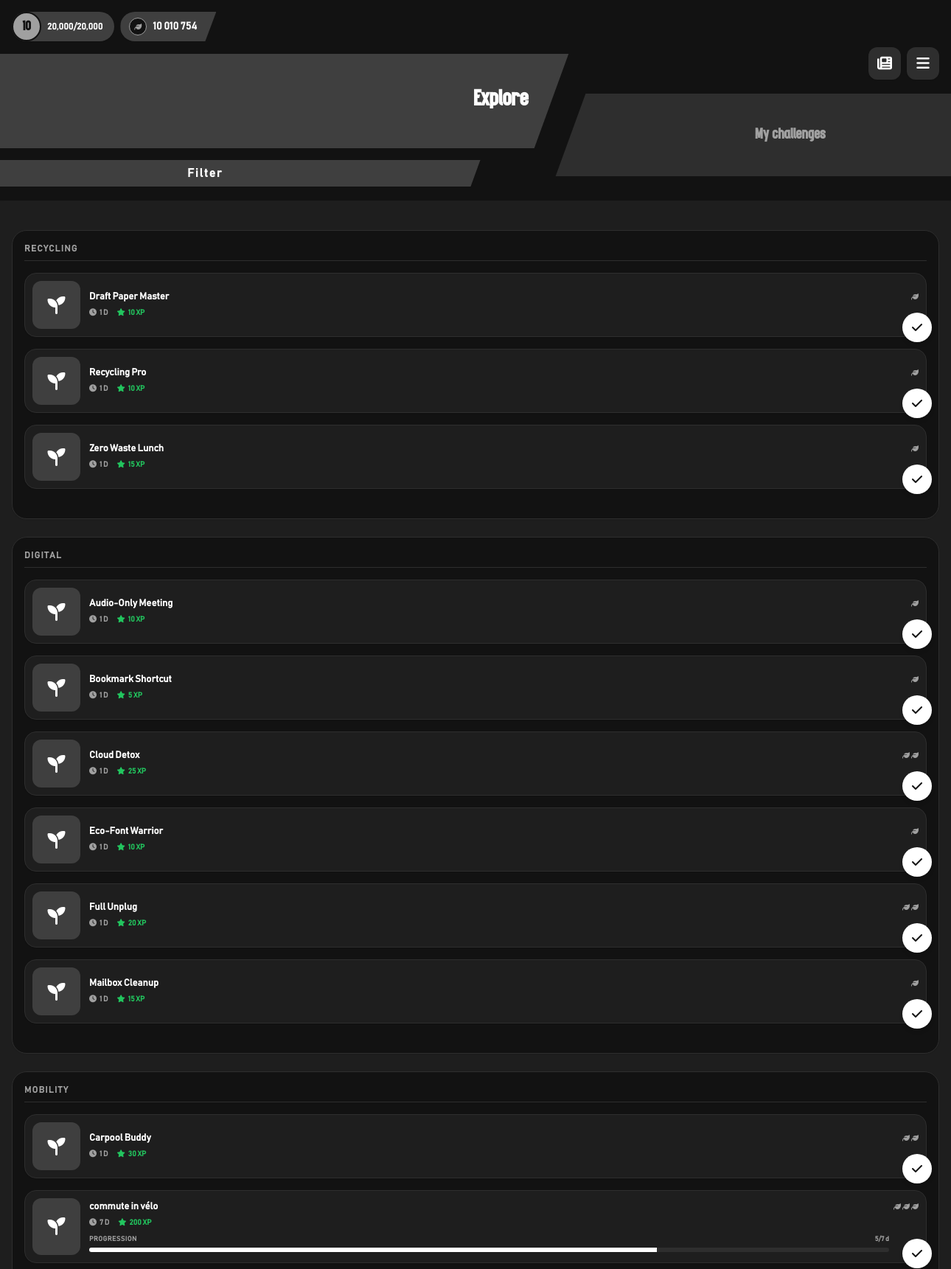
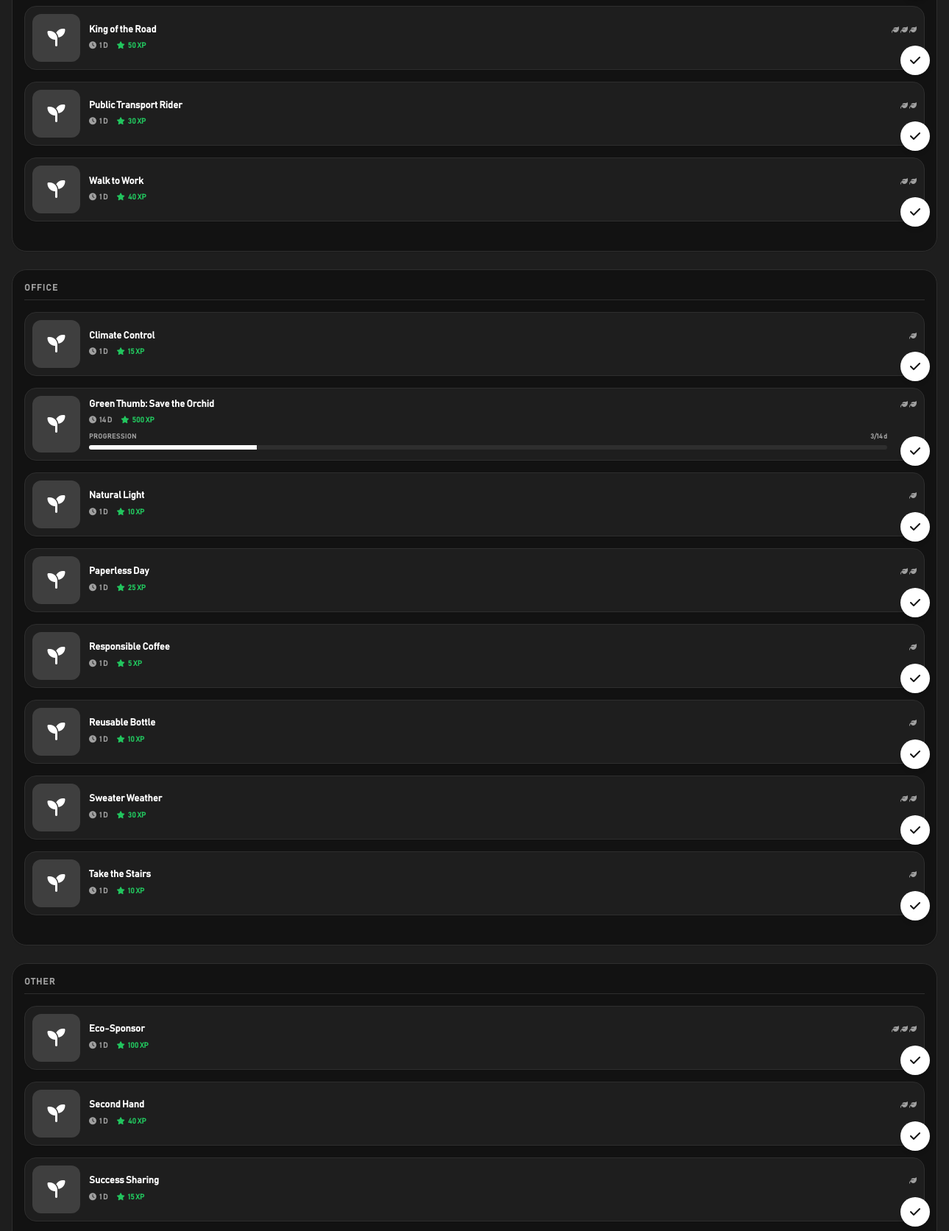
The page /defis.php (signed in, upper part) on the database its author committed (2 pictures, top to bottom).
### tables this page shows
CREATE TABLE `users` (
  `id` int(11) NOT NULL,
  `email` varchar(150) NOT NULL,
  `password_hash` varchar(255) NOT NULL,
  `pseudo` varchar(30) DEFAULT NULL,
  `role` enum('shifter','admin','super_admin') DEFAULT 'shifter',
  `points_wallet` int(11) DEFAULT 0,
  `points_rank` int(11) DEFAULT 0,
  `initial_footprint_kg` decimal(5,2) DEFAULT 32.60,
  `total_carbon_saved` float DEFAULT 0,
  `current_streak` int(11) DEFAULT 0,
  `last_activity` date DEFAULT NULL,
  `est_actif` tinyint(1) DEFAULT 1,
  `language_pref` varchar(5) DEFAULT 'fr',
  `company_id` int(11) DEFAULT NULL,
  `department_id` int(11) DEFAULT NULL
);

CREATE TABLE `challenges` (
  `id` int(11) NOT NULL,
  `titre_fr` varchar(100) NOT NULL,
  `titre_en` varchar(100) NOT NULL,
  `descr_fr` text NOT NULL,
  `descr_en` text NOT NULL,
  `xp_gain` int(11) NOT NULL DEFAULT 10,
  `co2_kg` float NOT NULL DEFAULT 0,
  `difficulty` enum('facile','moyen','difficile') DEFAULT 'facile',
  `domaine` enum('ecologique','social') NOT NULL DEFAULT 'ecologique',
  `categorie` varchar(50) NOT NULL DEFAULT 'Général',
  `duration_days` int(11) DEFAULT 1,
  `max_actions_day` tinyint(4) DEFAULT 1,
  `company_id` int(11) DEFAULT NULL
);

### includes/init.php (called while the page is built, shortened)
<?php
require_once __DIR__ . '/../db_connect.php';
$user_id = $_SESSION['user_id'];
if (file_exists(__DIR__ . '/functions.php')) {
    require_once __DIR__ . '/functions.php';
} elseif (file_exists(__DIR__ . '/../functions.php')) {
    require_once __DIR__ . '/../functions.php';
}
$stmt = $pdo->prepare("SELECT * FROM users WHERE id = ?");
$stmt->execute([$user_id]);
$user = $stmt->fetch();
$lang = $_SESSION['lang'] ?? ($user['language_pref'] ?? 'fr');
$t = require_once __DIR__ . "/../lang/$lang.php";
$levelData = get_level_data($user['points_rank']);
$money  = $user['points_wallet'] ?? 0;
?>

### includes/functions.php (called while the page is built, shortened)
<?php
function get_level_data($xp) {
    $paliers = [
        0    => ['titre' => 'Graine',    'lvl' => 1],
        100  => ['titre' => 'Pousse',    'lvl' => 2],
        300  => ['titre' => 'Arbuste',   'lvl' => 3],
        600  => ['titre' => 'Arbre',     'lvl' => 4],
        1000 => ['titre' => 'Verger',    'lvl' => 5],
        2000 => ['titre' => 'Forêt',     'lvl' => 6],
        5000 => ['titre' => 'Gardien',   'lvl' => 7],
        8000 => ['titre' => 'Sage',      'lvl' => 8],
        12000 => ['titre' => 'Mythique', 'lvl' => 9],
        20000 => ['titre' => 'Légende',  'lvl' => 10],
    ];
    $current_rank = $paliers[0];
    $next_threshold = 100;
    foreach ($paliers as $seuil => $data) {
        if ($xp >= $seuil) {
            $current_rank = $data;
        } else {
            $next_threshold = $seuil;
            break;
        }
    }
    if ($xp >= 20000) {
        $percent = 100;
        $next_threshold = $xp;
    } else {
        $percent = ($xp / $next_threshold) * 100;
    }
    return [
        'niveau_actuel' => $current_rank['lvl'],
        'titre_actuel'  => $current_rank['titre'],
        'xp_actuel'     => $xp,
        'xp_prochain'   => $next_threshold,
        'pourcentage'   => round($percent)
    ];
}
?>

### defis.php (the view, shortened to what this page needs)
<?php
require_once 'includes/init.php';
$sql = "SELECT * FROM challenges ORDER BY categorie DESC, titre_$lang";
$stmt = $pdo->query($sql);
$allChallenges = $stmt->fetchAll();
$stmt_prog = $pdo->prepare("SELECT challenge_id, COUNT(DISTINCT DATE(date_action)) as days_done FROM user_actions WHERE user_id = :uid GROUP BY challenge_id");
$stmt_prog->execute(['uid' => $user_id]);
$userProgress = $stmt_prog->fetchAll(PDO::FETCH_KEY_PAIR);
$groupedChallenges = [];
foreach ($allChallenges as $c) {
    $catName = !empty($c['categorie']) ? $c['categorie'] : 'Général';
    if (!isset($groupedChallenges[$catName])) {
        $groupedChallenges[$catName] = [];
    }
    $groupedChallenges[$catName][] = $c;
}
?>
<!DOCTYPE html>
<html lang="<?= $lang ?>">
<head>
    <link rel="stylesheet" href="css/style.css">
    <script src="https://cdn.tailwindcss.com"></script>
    <link rel="stylesheet" href="https://cdnjs.cloudflare.com/ajax/libs/font-awesome/6.4.0/css/all.min.css">
    <script src="js/tailwind-config.js"></script>
</head>
<body class="bg-brand-card text-brand-dark font-sans overflow-x-hidden pb-24">
    <header class="top-0 w-full bg-brand-primary p-4 pb-0 relative z-40 shadow-sm">
        <div class="flex items-center gap-2 max-[375px]:gap-1 mb-4 z-50 relative">
            <div class="flex items-center bg-brand-secondary rounded-full pr-4 max-[375px]:pr-2 h-10 max-[375px]:h-8 shadow-sm">
                <div class="w-10 h-10 max-[375px]:w-8 max-[375px]:h-8 rounded-full bg-brand-tertiary flex items-center justify-center text-brand-primary font-display font-bold border-2 border-brand-primary text-lg max-[375px]:text-sm">
                    <?= $levelData['niveau_actuel'] ?? 1 ?>
                </div>
                <span class="ml-2 text-xs max-[320px]:text-[10px] font-bold text-brand-dark whitespace-nowrap">
                    <?= number_format($levelData['xp_actuel'] ?? 0) ?>/<?= number_format($levelData['xp_prochain'] ?? 2500) ?>
                </span>
            </div>
            <div class="flex items-center bg-brand-secondary w-[105px] max-[375px]:w-[115px] min-[414px]:w-[130px] h-10 max-[375px]:h-8 px-3 max-[375px]:px-2 shadow-sm rounded-l-3xl shrink-0" style="clip-path: polygon(0 0, 100% 0, calc(100% - 15px) 100%, 0 100%);">
                <div class="flex items-center gap-2 max-[375px]:gap-1">
                    <div class="w-6 h-6 max-[375px]:w-5 max-[375px]:h-5 rounded-full bg-brand-primary flex items-center justify-center border border-brand-tertiary shrink-0">
                        <i class="fa-solid fa-leaf text-brand-tertiary text-[10px] max-[375px]:text-[8px]"></i>
                    </div>
                    <span class="text-sm max-[376px]:text-xs font-bold text-brand-dark truncate">
                        <?= number_format($money ?? 0, 0, '.', ' ') ?>
                    </span>
                </div>
            </div>
            <div class="absolute right-0 top-12 flex gap-2 max-[375px]:gap-1 z-50">
                <button class="w-11 h-11 max-[375px]:w-9 max-[375px]:h-9 bg-brand-border rounded-xl flex items-center justify-center text-brand-dark shadow-sm active:scale-95 transition">
                    <i class="fa-solid fa-newspaper text-xl max-[375px]:text-base"></i>
                </button>
                <button onclick="toggleMenu()" class="w-11 h-11 max-[375px]:w-9 max-[375px]:h-9 bg-brand-border rounded-xl flex items-center justify-center text-brand-dark shadow-sm active:scale-95 transition">
                    <i class="fa-solid fa-bars text-xl max-[375px]:text-base"></i>
                </button>
            </div>
        </div>
        <div class="relative h-[200px] top-[-35px] flex items-center justify-center -mx-4 mt-2 z-10">
            <div id="tab-search" onclick="switchTab('search')"
                 class="absolute left-[-10%] w-[68%] h-32 max-[375px]:h-28 max-[320px]:h-24 bg-brand-secondary skew-tile cursor-pointer flex items-center justify-end pr-8 max-[375px]:pr-4 transition-colors z-20">
                <div class="unskew text-right flex flex-col justify-center">
                    <h2 class="font-display text-3xl max-[375px]:text-2xl font-bold text-brand-dark leading-none mb-1 transition-colors"><?= htmlspecialchars($t['tab_explore'] ?? 'Explorer') ?></h2>
                </div>
            </div>
            <div id="tab-my" onclick="switchTab('my')"
                 class="absolute right-[-5%] top-[45%] w-[45%] h-28 max-[375px]:h-24 max-[320px]:h-20 bg-brand-border skew-tile cursor-pointer flex items-center justify-center pl-4 transition-colors z-10">
                <div class="unskew text-center">
                    <span class="font-display text-xl max-[375px]:text-lg font-bold text-brand-tertiary transition-colors"><?= htmlspecialchars($t['tab_my_challenges'] ?? 'Mes défis') ?></span>
                </div>
            </div>
            <div id="filter-btn" class="absolute left-[-10%] top-[180px] max-[375px]:top-[170px] max-[320px]:top-[134px] w-[60%] h-[36px] bg-brand-secondary skew-tile flex items-center justify-center cursor-pointer hover:bg-brand-secondary transition z-30 shadow-sm" onclick="openFilter()">
                <div class="unskew pl-10 max-[375px]:pl-6 flex items-center justify-center">
                    <span class="text-l text-brand-dark font-bold tracking-widest"><?= htmlspecialchars($t['btn_filter'] ?? 'Filtre') ?></span>
                </div>
            </div>
        </div>
    </header>
    <div class="px-4 space-y-6 mt-10" id="challenges-list">
        <?php foreach ($groupedChallenges as $categoryName => $challengesInCat): ?>
            <div class="category-block bg-brand-primary rounded-[20px] p-4 pb-6 shadow-sm border border-brand-border" data-cat-name="<?= htmlspecialchars($categoryName) ?>">
                <h2 class="text-left text-xs font-bold uppercase tracking-widest text-brand-tertiary mb-4 border-b border-brand-border pb-2">
                    <?= htmlspecialchars($t['cat_' . $categoryName] ?? $categoryName) ?>
                </h2>
                <?php foreach($challengesInCat as $defi): ?>
                    <?php
                        $sql_today = "SELECT COUNT(*) FROM user_actions WHERE user_id = :uid AND challenge_id = :cid AND DATE(date_action) = CURDATE()";
                        $stmt_td = $pdo->prepare($sql_today);
                        $stmt_td->execute(['uid' => $user_id, 'cid' => $defi['id']]);
                        $today_count = $stmt_td->fetchColumn();
                        $disabled = ($today_count >= $defi['max_actions_day']);
                        $diff = strtolower($defi['difficulty'] ?? 'facile');
                        $leafCount = ($diff == 'difficile') ? 3 : (($diff == 'moyen') ? 2 : 1);
                        $duration = (int)($defi['duration_days'] ?? 1);
                        $days_done = $userProgress[$defi['id']] ?? 0;
                        if ($days_done > $duration) $days_done = $duration;
                        $progress_percent = ($duration > 0) ? round(($days_done / $duration) * 100) : 0;
                    ?>
                    <div class="challenge-card bg-brand-card border border-brand-border rounded-2xl p-2.5 flex relative mb-4 shadow-sm items-stretch cursor-pointer hover:border-brand-tertiary transition"
                         data-difficulty="<?= $diff ?>"
                         data-category="<?= htmlspecialchars($categoryName) ?>"
                         data-domain="<?= htmlspecialchars($defi['domaine'] ?? 'ecologique') ?>"
                         onclick="openModal('modal-<?= $defi['id'] ?>')">
                        <div class="w-[65px] min-h-[65px] bg-brand-secondary rounded-xl flex items-center justify-center shrink-0 relative">
                            <i class="fa-solid fa-seedling text-2xl text-brand-dark"></i>
                        </div>
                        <div class="ml-3 flex-1 flex flex-col justify-center py-1">
                            <div class="flex justify-between items-start w-full gap-2">
                                <h3 class="font-bold text-[13px] text-brand-dark leading-tight line-clamp-2 pr-10">
                                    <?= htmlspecialchars($defi['titre_' . $lang] ?? $defi['titre_fr']) ?>
                                </h3>
                                <div class="flex items-center gap-0.5 shrink-0 text-brand-tertiary mt-0.5">
                                        <?php for($i=0; $i<$leafCount; $i++): ?>
                                            <i class="fa-solid fa-leaf text-[10px]"></i>
                                        <?php endfor; ?>
                                </div>
                            </div>
                            <div class="flex items-center gap-3 mt-1.5">
                                <span class="text-[10px] font-bold text-brand-tertiary uppercase"><i class="fa-solid fa-clock mr-1"></i><?= $duration ?> <?= htmlspecialchars($t['days_abbr'] ?? 'j') ?></span>
                                <span class="text-[10px] font-bold text-brand-success uppercase"><i class="fa-solid fa-star mr-1"></i><?= htmlspecialchars($defi['xp_gain']) ?> XP</span>
                            </div>
                            <?php if ($duration > 1): ?>
                            <div class="mt-2 pr-10">
                                <div class="flex justify-between items-center text-[9px] font-bold text-brand-tertiary mb-1">
                                    <span class="uppercase tracking-wider">Progression</span>
                                    <span><?= $days_done ?>/<?= $duration ?> <?= htmlspecialchars($t['days_abbr'] ?? 'j') ?></span>
                                </div>
                                <div class="w-full h-1.5 bg-brand-border rounded-full overflow-hidden">
                                    <div class="h-full bg-brand-dark transition-all duration-500" style="width: <?= $progress_percent ?>%;"></div>
                                </div>
                            </div>
                            <?php endif; ?>
                        </div>
                        <div class="absolute -bottom-2 -right-2 z-10" onclick="event.stopPropagation();">
                            <form action="validate_mission.php" method="POST">
                                <button type="submit" <?= $disabled ? 'disabled' : '' ?> class="w-10 h-10 bg-brand-dark rounded-full flex items-center justify-center text-brand-primary <?= $disabled ? 'opacity-40 cursor-not-allowed' : 'hover:bg-black active:scale-95' ?> transition shadow-md">
                                    <i class="fa-solid fa-check"></i>
                                </button>
                            </form>
                        </div>
                    </div>
                <?php endforeach; ?>
            </div>
        <?php endforeach; ?>
    </div>
</body>
</html>

### css/style.css (style rules this page uses)
:root { --brand-primary: #ffffff; --brand-secondary: #a0a0a0; --brand-tertiary: #373737; --brand-dark: #000000; --brand-card: #f9fafb; --brand-border: #dbdbdb; --brand-accent: #f97316; --brand-accentdark: #ea580c; --brand-success: #22c55e; }
.dark { --brand-primary: #121212; --brand-secondary: #3f3f3f; --brand-tertiary: #a0a0a0; --brand-dark: #ffffff; --brand-card: #1e1e1e; --brand-border: #2e2e2e; --brand-accent: #f97316; --brand-accentdark: #ea580c; --brand-success: #22c55e; }
.skew-tile { transform: skewX(-20deg); }
.unskew { transform: skewX(20deg); }

### rows shown on the page
users: points_rank "10", points_rank "20,000", points_wallet "10 010 754"
challenges: titre_en "Draft Paper Master", difficulty "facile" (drawn), duration_days "1", xp_gain "10"
challenges: titre_en "Recycling Pro", difficulty "facile" (drawn), duration_days "1", xp_gain "10"
challenges: titre_en "Zero Waste Lunch", difficulty "facile" (drawn), duration_days "1", xp_gain "15"
challenges: titre_en "Audio-Only Meeting", difficulty "facile" (drawn), duration_days "1", xp_gain "10"
challenges: titre_en "Bookmark Shortcut", difficulty "facile" (drawn), duration_days "1", xp_gain "5"
challenges: titre_en "Cloud Detox", difficulty "moyen" (drawn), duration_days "1", xp_gain "25"
challenges: titre_en "Eco-Font Warrior", difficulty "facile" (drawn), duration_days "1", xp_gain "10"
challenges: titre_en "Full Unplug", difficulty "moyen" (drawn), duration_days "1", xp_gain "20"
challenges: titre_en "Mailbox Cleanup", difficulty "facile" (drawn), duration_days "1", xp_gain "15"
challenges: titre_en "Carpool Buddy", difficulty "moyen" (drawn), duration_days "1", xp_gain "30"
challenges: titre_en "commute in vélo", difficulty "difficile" (drawn), duration_days "7", xp_gain "200", id "5"
challenges: titre_en "King of the Road", difficulty "difficile" (drawn), duration_days "1", xp_gain "50"
challenges: titre_en "Public Transport Rider", difficulty "moyen" (drawn), duration_days "1", xp_gain "30"
challenges: titre_en "Walk to Work", difficulty "moyen" (drawn), duration_days "1", xp_gain "40"
challenges: titre_en "Climate Control", difficulty "facile" (drawn), duration_days "1", xp_gain "15"
challenges: titre_en "Green Thumb: Save the Orchid", difficulty "moyen" (drawn), duration_days "14", xp_gain "500", id "3"
challenges: titre_en "Natural Light", difficulty "facile" (drawn), duration_days "1", xp_gain "10"
challenges: titre_en "Paperless Day", difficulty "moyen" (drawn), duration_days "1", xp_gain "25"
challenges: titre_en "Responsible Coffee", difficulty "facile" (drawn), duration_days "1", xp_gain "5"
challenges: titre_en "Reusable Bottle", difficulty "facile" (drawn), duration_days "1", xp_gain "10"
challenges: titre_en "Sweater Weather", difficulty "moyen" (drawn), duration_days "1", xp_gain "30"
challenges: titre_en "Take the Stairs", difficulty "facile" (drawn), duration_days "1", xp_gain "10"
challenges: titre_en "Eco-Sponsor", difficulty "difficile" (drawn), duration_days "1", xp_gain "100"
challenges: titre_en "Second Hand", difficulty "moyen" (drawn), duration_days "1", xp_gain "40"
challenges: titre_en "Success Sharing", difficulty "facile" (drawn), duration_days "1", xp_gain "15"

### other values the page prints
$t['tab_explore'] "Explore"
$t['tab_my_challenges'] "My challenges"
$t['btn_filter'] "Filter"
$t['cat_' . $categoryName] "RECYCLING"
$t['cat_' . $categoryName] "DIGITAL"
$t['cat_' . $categoryName] "MOBILITY"
$t['cat_' . $categoryName] "OFFICE"
$t['cat_' . $categoryName] "OTHER"
